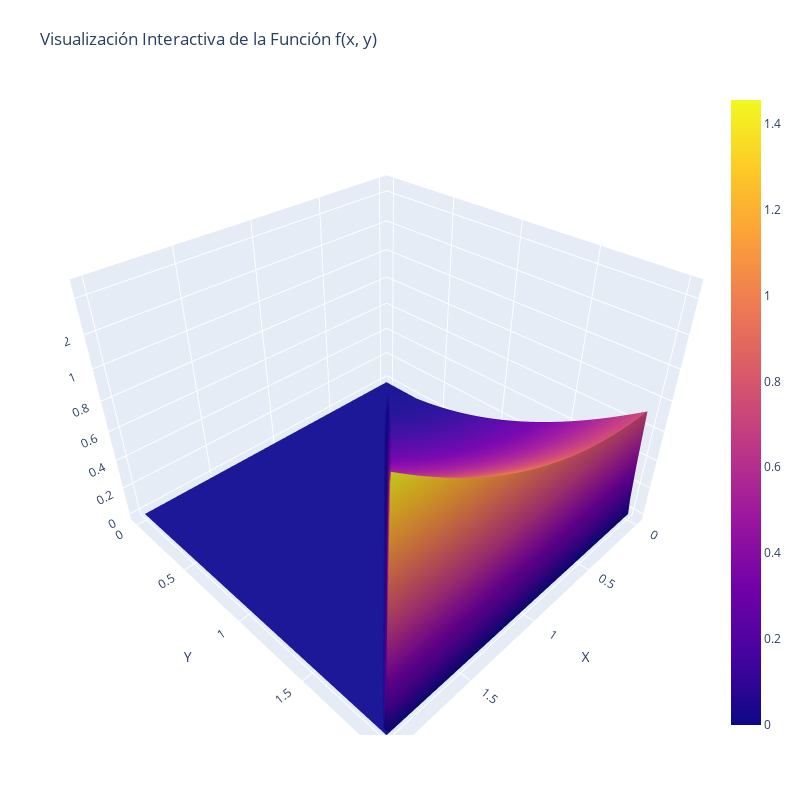

Notebook code for this chart:
### Code cell
import numpy as np
import plotly.graph_objects as go

# Definir la función f(x, y)
def f(x, y):
    return (3/16) * (x**2 + y**2) if 0 < x < y < 2 else 0

# Crear un grid de valores x, y
x = np.linspace(0, 2, 100)
y = np.linspace(0, 2, 100)
X, Y = np.meshgrid(x, y)
Z = np.zeros_like(X)

# Calcular los valores Z basados en la condición de f(x, y)
for i in range(len(x)):
    for j in range(len(y)):
        if 0 < X[i, j] < Y[i, j] < 2:
            Z[i, j] = f(X[i, j], Y[i, j])

# Crear la figura usando Plotly
fig = go.Figure(data=[go.Surface(z=Z, x=X, y=Y)])

# Actualizar el layout de la figura
fig.update_layout(title='Visualización Interactiva de la Función f(x, y)',
                  scene=dict(
                      xaxis_title='X',
                      yaxis_title='Y',
                      zaxis_title='f(x, y)'),
                  autosize=False,
                  width=800, height=800,
                  margin=dict(l=65, r=50, b=65, t=90))

# Mostrar la figura
fig.show()

### Figure 1 — Plotly figure (JSON) as saved in the notebook; plotly's stock layout.template omitted (floating-point values rounded to 4 significant figures; data arrays with more than 128 entries replaced by an {"elided": "..."} marker saying what was removed)
{"data": [{"type": "surface", "x": {"elided": "100x100 float values"}, "y": {"elided": "100x100 float values"}, "z": {"elided": "100x100 float values"}}], "layout": {"autosize": false, "height": 800, "margin": {"b": 65, "l": 65, "r": 50, "t": 90}, "scene": {"xaxis": {"title": {"text": "X"}}, "yaxis": {"title": {"text": "Y"}}, "zaxis": {"title": {"text": "f(x, y)"}}}, "title": {"text": "Visualización Interactiva de la Función f(x, y)"}, "width": 800}}
